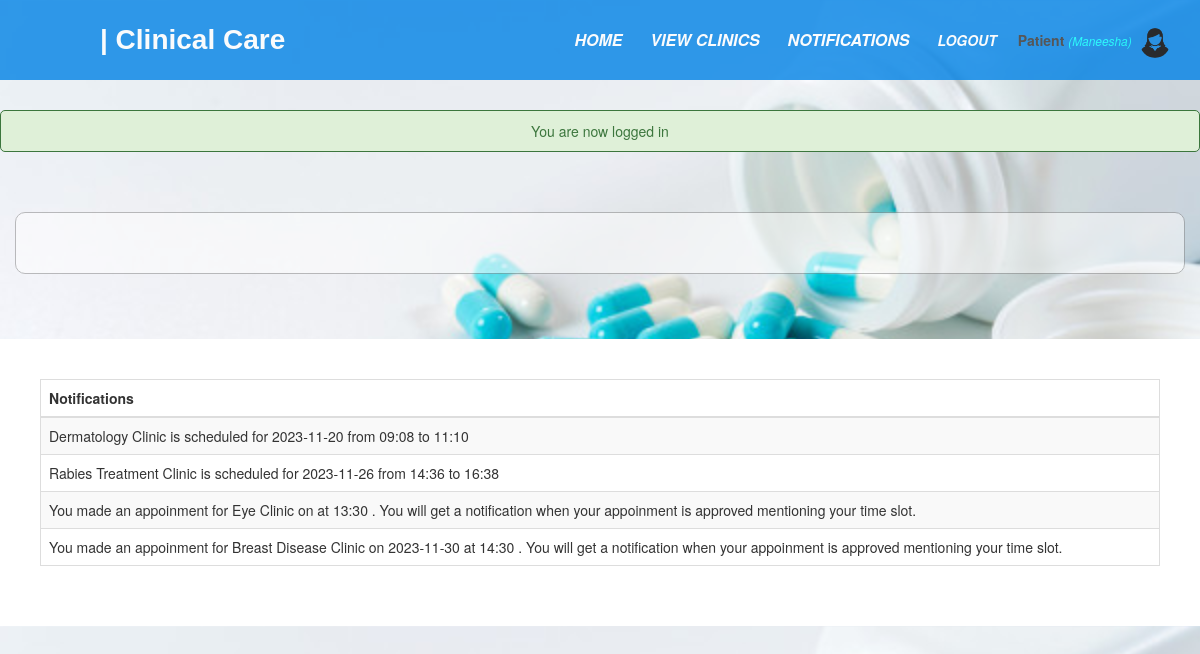
The page /patient/notifications.php (signed in) on the database its author committed.
### tables this page shows
CREATE TABLE IF NOT EXISTS `notification` (
  `recipient_id` int NOT NULL AUTO_INCREMENT,
  `message` varchar(1000) NOT NULL,
  `p_id` int DEFAULT NULL,
  PRIMARY KEY (`recipient_id`)
);

### patient/notifications.php (the view, shortened to what this page needs)
<?php include('functions.php');
?>
<!DOCTYPE html>
<html>
<head>
	<link rel="stylesheet" type="text/css" href="/pis/css/booking.css">
	<link rel="stylesheet" type="text/css" href="/pis/css/all.css">
	<?php include('link_css.php'); ?>
</head>
<body>
	<nav>
    <label id="title">| Clinical Care</label>
      <ul>
      	<li><a href="booking.php">Home</a></li>
		<li><a href="view_clinics.php">View Clinics</a></li>
		<li><a href="view_clinics.php">Notifications</a></li>
        <li><a href="/pis/index.php?logout='1' "style="font-size:14px;" id="logout">Logout</a></li>
        <li>
     		<?php  if (isset($_SESSION['user'])) : ?>
                <strong><?php echo $_SESSION['user']['user_type']="Patient"; ?></strong>
                <small>
                    <i  style="color: cyan;">(<?php echo ucfirst($_SESSION['user']['fname']); ?>)</i>
                    <img src="/pis/images/17.png" class="profile_info">
                 </small>
            <?php endif ?>
 		</li>
      </ul>
    </nav>
<?php if (isset($_SESSION['message'])):?>
    	<div class="msg">
    	<?php
    		echo $_SESSION['message'];
    	?>
    	</div>
    <?php endif ?>
<div class="container">
</div><br><br><br>
<div id="s">
<table class="table table-striped table-bordered" style="width: 100%">
    	<thead>
    		<tr>
    			<th>Notifications</th>
    		</tr>
    	</thead>
    	<tbody>
    		<?php
            $p_id = $_SESSION['user']['p_id'];
            $result_B = mysqli_query($db,"SELECT * FROM `notification` WHERE p_id IS NULL OR p_id = $p_id");
            while ($row = mysqli_fetch_array($result_B)) { ?>
    		<tr>
    			<td><?php echo $row['message']; ?></td>
    		</tr>
    		<?php } ?>
    	</tbody>
    </table>
</div>
</body>
</html>

### css/booking.css (style rules this page uses)
body { margin: 0; padding: 0; background-image: url('/pis/images/109.jpg'); background-size: cover; font-family: sans-serif; }
#title { color: white; font-size: 28px; line-height: 80px; padding: 0 100px; font-weight: bold; font-style: initial; font-family: 'poppins',sans-serif; }
* { padding: 0; margin: 0; text-decoration: none; list-style: none; box-sizing: border-box; }
nav { background: #0082e6; height: 80px; width: 100%; opacity: .8; }
nav ul { float: right; margin-right: 20px; }
nav ul li { display: inline-block; line-height: 80px; margin: 0 5px; }
nav ul li a { color: white; font-size: 16px; padding: 7px; border-radius: 3px; text-transform: uppercase; font-weight: bold; font-style: italic; }
.container { width: 60%; margin: auto; background-color: white; padding: 30px; border-color: gray; border-width: 1px; margin-top: 60px; border-style: solid; opacity: .5; border-radius: 10px; margin-bottom: 5px; }
label { color: black; font-style: italic; font-size: 20px; font-family: "Times New Roman"; font-weight: bold; }
#s { background: white; padding-right: 40px; padding-top: 40px; padding-bottom: 40px; padding-left: 40px; }

### css/all.css (style rules this page uses)
.msg { margin: 30px auto; padding: 10px; border-radius: 5px; color: #3c763d; background: #dff0d8; border: 1px solid #3c763d; width: 100%; text-align: center; }
.profile_info { display: inline-block; width: 30px; height: 30px; margin: 5px; border-radius: 100%; }

### rows shown on the page
notification: message "Dermatology Clinic is scheduled for 2023-11-20 from 09:08 to 11:10"
notification: message "Rabies Treatment Clinic is scheduled for 2023-11-26 from 14:36 to 16:38"
notification: message "You made an appoinment for Eye Clinic on at 13:30 . You will get a notification when your appoinment is approved mentioning your time slot."
notification: message "You made an appoinment for Breast Disease Clinic on 2023-11-30 at 14:30 . You will get a notification when your appoinment is approved mentioning your time slot."

### other values the page prints
$_SESSION['user']['user_type']="Patient" "Patient"
$_SESSION['user']['fname'] "Maneesha"
$_SESSION['message'] "You are now logged in"
